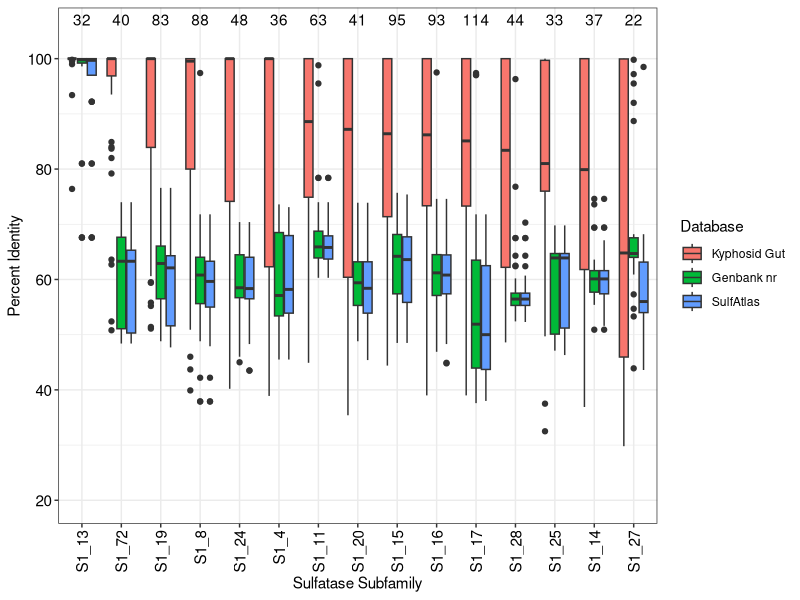
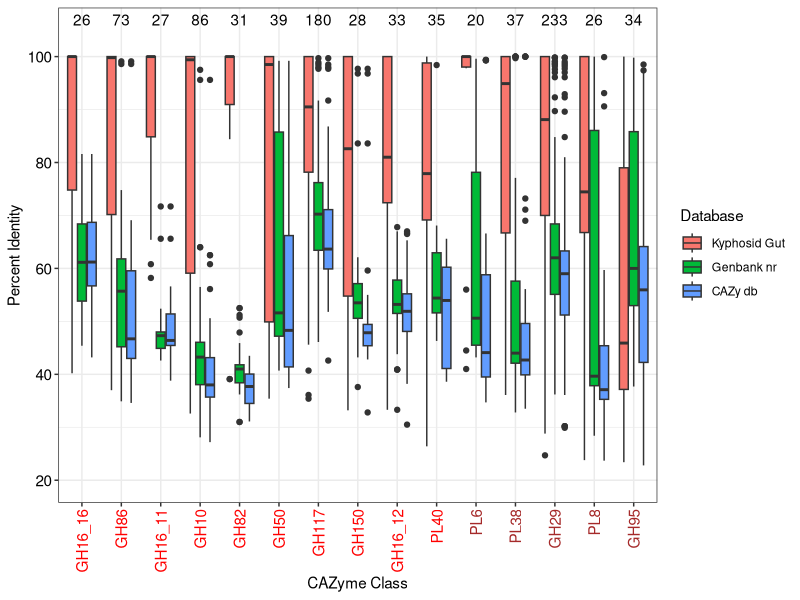

Generate these figures, in order, with R:
library(ggplot2)
library("stringr") 
library(tidyr)
library(dplyr)
library("RColorBrewer")
library('tidyverse')
library("ggbeeswarm")
library("cowplot")

#install.packages("stringr")                        # Install stringr package


df = as.data.frame(read.csv("data/cazy_sulf_nr.tsv", sep = "\t"))
df$annot = as.factor(df$annot)
df$nr_id = as.numeric(df$nr_id)
df$self_id = as.numeric(df$self_id)
df$sulf_id = as.numeric(df$sulf_id)
df$dbCAN_id = as.numeric(df$dbCAN_id)

df_sulf = df[str_detect(df$annot, "S1_"), ]

# tabulate the id variable
tab <- table(df_sulf$annot)
# Get the names of the ids that we care about.
# In this case the ids that occur >= 20 times
idx <- names(tab)[tab >= 20]
idx = c("S1_13", "S1_72", "S1_19", "S1_8", "S1_24", "S1_4", "S1_11", "S1_20", "S1_15", "S1_16", "S1_17", "S1_28", "S1_25", "S1_14", "S1_27")

# Only look at the data that we care aboutd
df_sulf2 = df_sulf[df_sulf$annot %in% idx,]

df_sulf_pivot = df_sulf2 %>%
  pivot_longer(nr_id:sulf_id, names_to = "blast", values_to = "id")
df_sulf_pivot$blast =  factor(df_sulf_pivot$blast, levels = c("self_id", "nr_id", "sulf_id"))
df_sulf_pivot$annot = factor(df_sulf_pivot$annot,
                            idx)
sulf_summary = df_sulf_pivot %>% group_by(annot) %>% tally()
sulf_summary$n = sulf_summary$n / 3
sulf_summary$blast = "nr_id"


svg("sulf_boxplot.svg",width = 8, height = 4)
p <- ggplot(df_sulf_pivot, aes(annot, id, fill=blast))
p + geom_boxplot() + theme_bw() + scale_fill_discrete(labels=c('Kyphosid Gut', 'Genbank nr', 'SulfAtlas')) + guides(fill= guide_legend(title = "Database"))  +  xlab("Sulfatase Subfamily") + 
  ylab("Percent Identity") + theme(axis.text.x = element_text(size = 11, color = "black", angle = 90, vjust = 0.5, hjust=1), axis.text.y = element_text(size = 11, color = "black")) + ylim(20, 105) + 
  geom_text(data = sulf_summary,
            aes(annot, Inf, label = n), vjust = 1.5)
dev.off()

valid_cazy = c("GH16_16", "GH86", "GH16_11", "GH10", "GH82","GH50", "GH117", "GH150", "GH16_12", "PL40", "PL6", "PL38", "GH29", "PL8", "GH95")
cazy_colors = c("red","red","red","red","red","red","red","red","red","red","brown","brown","brown","brown","brown","brown","brown")
df_cazy = df[df$annot %in% valid_cazy,]
df_cazy_pivot = df_cazy %>%
  pivot_longer(c(nr_id, self_id, dbCAN_id), names_to = "blast", values_to = "id")
df_cazy_pivot$blast =  factor(df_cazy_pivot$blast, levels = c("self_id", "nr_id", "dbCAN_id"))
df_cazy_pivot$annot <- factor(df_cazy_pivot$annot,     # Reorder factor levels
                             valid_cazy)

cazy_summary = df_cazy_pivot %>% group_by(annot) %>% tally()
cazy_summary$n = cazy_summary$n / 3
cazy_summary$blast = "nr_id"

#p + geom_jitter(height = 0, width = 0.25) #+ geom_violin(width = 1.7) 
#p + geom_violin(width = 1.7) 
svg("cazy_boxplot.svg", width = 8, height = 4)
p <- ggplot(df_cazy_pivot, aes(annot, id, fill=blast))
p + geom_boxplot() + theme_bw() + scale_fill_discrete(labels=c('Kyphosid Gut', 'Genbank nr', 'CAZy db')) + guides(fill= guide_legend(title = "Database"))  +  xlab("CAZyme Class") + 
  ylab("Percent Identity")+ theme(axis.text.x = element_text(size = 11, color = cazy_colors,angle = 90, vjust = 0.5, hjust=1), axis.text.y = element_text(size = 11, color = "black")) + ylim(20, 105) +
  geom_text(data = cazy_summary,
            aes(annot, Inf, label = n), vjust = 1.5)
dev.off()


